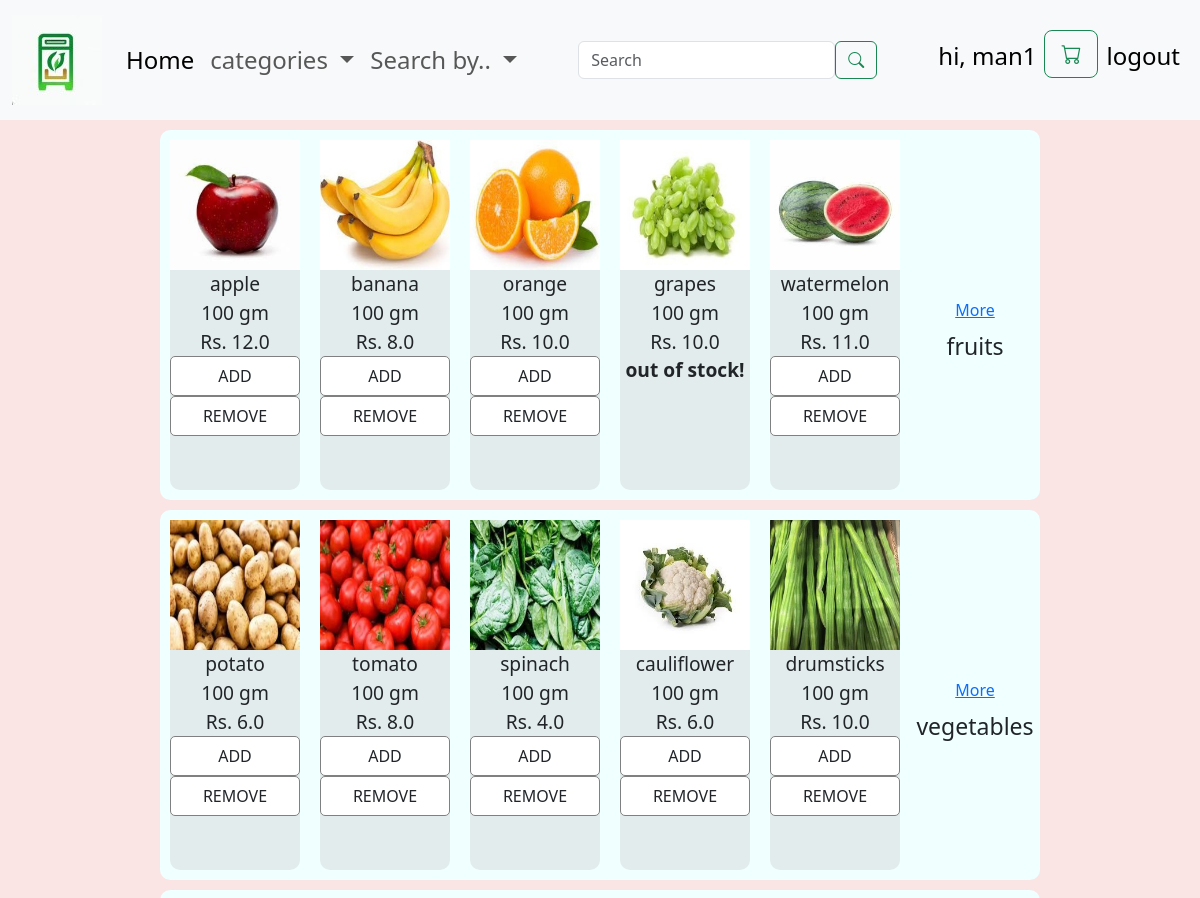
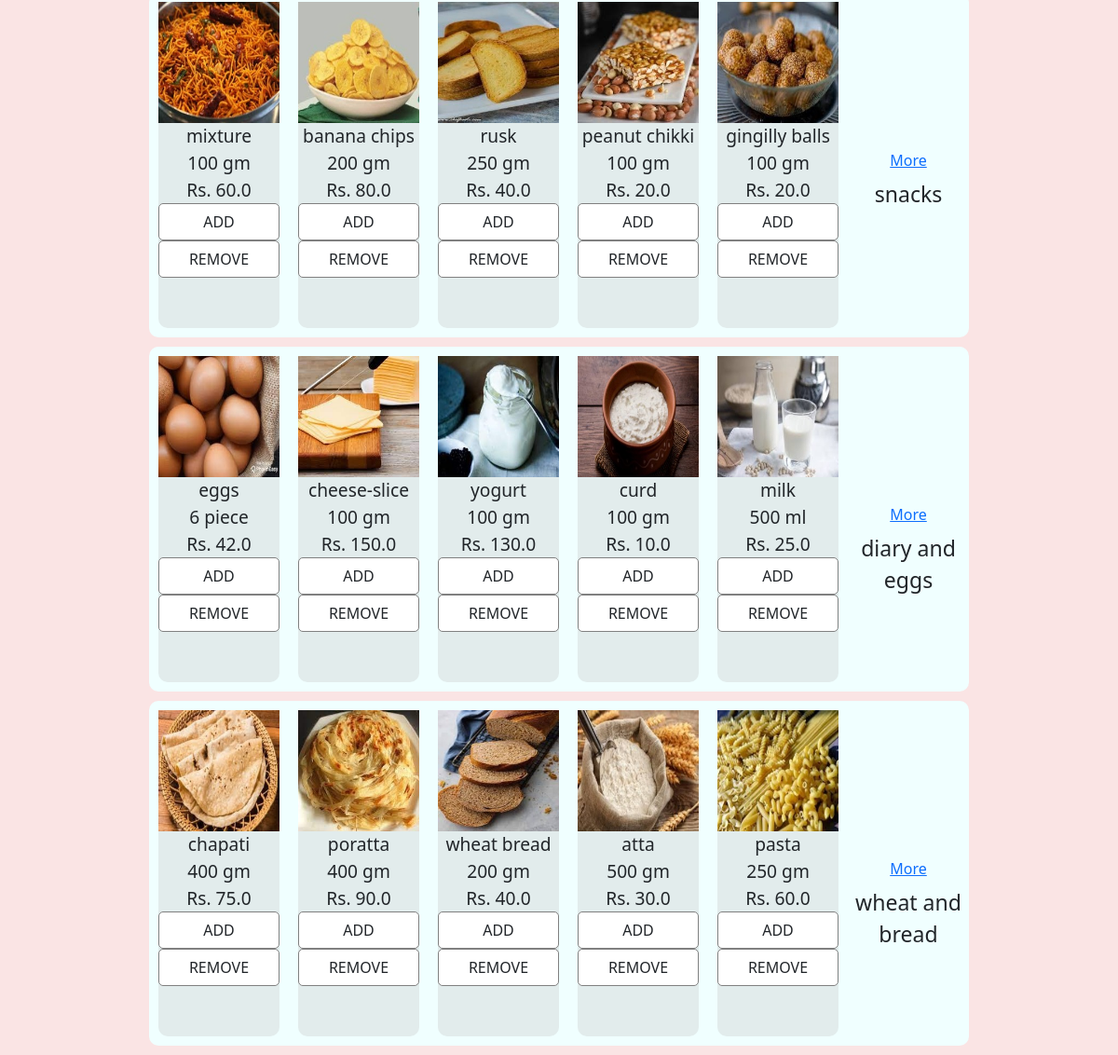
Screenshot of /home (signed in) with the database file from the repository (2 pictures, top to bottom).
### application/models.py (models this page shows, shortened)
class user(db.Model,UserMixin):
    id=db.Column(db.Integer(),primary_key=True)
    uname=db.Column(db.String(length=30),nullable=False,unique=True)
    pswdhash=db.Column(db.String(length=60),nullable=False)
    role=db.Column(db.String(length=10),nullable=False,default='User')
    cart = db.relationship('Cart', backref='user', lazy=True)
    @property
    def password(self):
        return self.password

class prod(db.Model):
    id=db.Column(db.Integer(),primary_key=True)
    catid = db.Column(db.Integer(), db.ForeignKey('cat.id',name='fkpc'), nullable=False)
    pname=db.Column(db.String(length=30),nullable=False,unique=True)
    price = db.Column(db.Float, nullable=False)
    unit=db.Column(db.String(length=15),nullable=False)
    qty=db.Column(db.Integer(),nullable=False,default=0)
    stock=db.Column(db.Integer(),nullable=False,default=20)
    sold=db.Column(db.Integer(),nullable=False)

class cat(db.Model):
    id=db.Column(db.Integer(),primary_key=True)
    cname=db.Column(db.String(length=30),nullable=False,unique=True)
    products = db.relationship('prod', backref='cat', lazy=True)

### application/controllers.py (the view)
@login_required
@app.route('/home')
def hp():
    cate=cat.query.all()
    c=5
    d={}
    for i in current_user.cart:
        d[i.Pid]=i.no
    return render_template('hp.html',cate=cate,c=c,d=d)

### application/models.py (called while the page is built)
@login_manager.user_loader
def load_user(user_id):
    return user.query.get(int(user_id))

### templates/hp.html (shortened to what this page needs)
{%extends 'base.html'%}
{%block content%}
<div class="blockcontent">
{% for i in cate %}
<div class="hpcatb">
<div class="hpcat">
    {%for j in i.products%}
    {%if loop.index <= 5%}
    <div class="prod">
    <div class="pic"><img src="{{ url_for('static', filename='images/prod/'+ j.pname+'.jpeg') }}" alt="product img"></div>
    <div class="name">{{j.pname}}</div>
    <div class="paq">
        {{j.qty}}
        {{j.unit}}
    </div>
    <div class="price">Rs. {{j.price}}</div>
    {%if j.stock>0%}
    <div class="atc">
        <div class="button1">
        <form action="{{ url_for('modifycart', prodid=j.id) }}" method="post">
            <button class="btn" type="submit" name="action" value="add">
                ADD
            </button>
        </form>
        </div>
        <div class="button2">
        <form action="{{ url_for('modifycart', prodid=j.id) }}" method="post">
            <button class="btn" type="submit" name="action" value="remove">
            REMOVE
        </button>
        </form>
        </div>
    </div>
    {%else%}
    <div class="oof"><strong>out of stock!</strong></div>
    {%endif%}
    </div>
    {%endif%}
    {%endfor%}
    <div class="end">
        <button class="btn more">
            {% set url_params = {'category': i.cname, 'price': None, 'expiry': None} %}
                    <a class="fromddi" href="{{ url_for('fsearch', **url_params) }}">
                      More
                    </a>
        </button>
        <div class="cn">{{i.cname}}</div>
    </div>
</div>
</div>
{%endfor%}
</div>
{%endblock%}

### templates/base.html (shortened to what this page needs)
<!doctype html>
<html lang="en">
   <head>
      <link href="https://cdn.jsdelivr.net/npm/bootstrap@5.3.1/dist/css/bootstrap.min.css" rel="stylesheet">
      <link href="https://cdn.jsdelivr.net/npm/bootstrap-icons@1.10.5/font/bootstrap-icons.min.css" rel="stylesheet">
      <link rel="stylesheet" href="static/css/hp.css">
      <link rel="stylesheet" href="static/css/fs.css">
      <link rel="stylesheet" href="static/css/base.css">
      <link rel="stylesheet" href="static/css/cart.css">
   </head>
   <body>
      <nav class="navbar navbar-expand-md bg-body-tertiary">
        <div class="container-fluid">
          <a class="navbar-brand" href="#"><img src="{{ url_for('static', filename='images/logo/small.jpg') }}" alt="logo"> </a>
          <div class="collapse navbar-collapse" id="navbarSupportedContent">
            <ul class="navbar-nav mb-2 mb-lg-0">
              <li class="nav-item">
                <a class="nav-link active" aria-current="page" href="{{url_for('hp')}}">Home</a>
              </li>
              <li class="nav-item dropdown">
                <a class="nav-link dropdown-toggle" href="#" role="button" data-bs-toggle="dropdown" aria-expanded="false">
                    categories
                </a>
              </li>
              <li class="nav-item dropdown">
                <a class="nav-link dropdown-toggle" href="#" role="button" data-bs-toggle="dropdown" aria-expanded="false">
                  Search by..
                </a>
              </li>
            </ul>
            <ul class="navbar-nav mx-auto">
              <li class="nav-item">
                  <form class="d-flex" role="search" action="/fsearch" method="GET">
                      <input class="form-control" style="max-width: 700px;" type="search" name="search" placeholder="Search" aria-label="Search">
                      <button class="btn btn-outline-success" type="submit">
                          <i class="bi bi-search"></i>
                      </button>
                  </form>
              </li>
             </ul>
            <ul class="navbar-nav mb-2 navright">
            <li class="nav-item ">
              <a class="nav-link active custom-link" aria-current="page" href="#">hi, {{current_user.uname}}</a>
            </li>
            <li class="nav-item">
            <a href="{{ url_for('cart') }}" class="btn btn-outline-success btn-lg">
            <i class="bi bi-cart bi-lg"></i>
            </a>
            </li>
            <li class="nav-item ">
                <a class="nav-link active custom-link" aria-current="page" href="{{ url_for('logout') }}">logout</a>
            </li>
          </ul>
          </div>
        </div>
      </nav>
            {%block content%}
            {% endblock %}
   </body>
</html>

### static/css/hp.css (style rules this page uses)
.blockcontent { margin-top: 60px; }
.hpcatb { margin-left: 150px; margin-right: 150px; }
.hpcat { background-color: azure; display: flex; margin: 10px; border-radius: 10px; font-size:larger; }
.hpcat .prod { border: 3px solid grey; text-align: center; border: 0px solid black; border-radius:10px; width: 400px; height: 350px; margin: 10px; background-color: rgb(226, 236, 236); }
.hpcat .pic img { max-width: 100%; }
.hpcat .pic { align-self: flex-start; }
.end { text-align: center; height: 350px; width: 400px; font-size: larger; font-weight: 100; padding-top: 160px; padding-bottom: 160px; }
.hpcat .prod .atc { display: flex; flex-wrap: wrap; }
.hpcat .prod .atc .button1,.button2,.qty { border: 1px solid grey; background-color: rgb(255, 255, 255); flex-grow: 1; flex-basis: 0; border-radius: 5px; }
.hpcat button { width: 100%; }

### static/css/fs.css (style rules this page uses)
.fscont .prod .atc .button1,.button2,.qty { border: 1px solid grey; background-color: rgb(255, 255, 255); flex-grow: 1; border-radius: 5px; }

### static/css/base.css (style rules this page uses)
.navbar { position: fixed; top: 0; left: 0; width: 100%; padding: 10px 0; z-index: 9999; }
.nav-item { font-size:x-large; }
html { scroll-behavior: smooth; }

### templates/base.html (style rules this page uses)
body { background-color: rgb(250, 228, 228); }

### rows the page displays
user: uname "man1"
cat: cname "fruits"
prod: pname (picture), pname "apple", qty "100", unit "gm", price "12.0"
prod: pname (picture), pname "banana", qty "100", unit "gm", price "8.0"
prod: pname (picture), pname "orange", qty "100", unit "gm", price "10.0"
prod: pname (picture), pname "grapes", qty "100", unit "gm", price "10.0", stock "out of stock!"
prod: pname (picture), pname "watermelon", qty "100", unit "gm", price "11.0"
cat: cname "vegetables"
prod: pname (picture), pname "potato", qty "100", unit "gm", price "6.0"
prod: pname (picture), pname "tomato", qty "100", unit "gm", price "8.0"
prod: pname (picture), pname "spinach", qty "100", unit "gm", price "4.0"
prod: pname (picture), pname "cauliflower", qty "100", unit "gm", price "6.0"
prod: pname (picture), pname "drumsticks", qty "100", unit "gm", price "10.0"
cat: cname "snacks"
prod: pname (picture), pname "mixture", qty "100", unit "gm", price "60.0"
prod: pname (picture), pname "banana chips", qty "200", unit "gm", price "80.0"
prod: pname (picture), pname "rusk", qty "250", unit "gm", price "40.0"
prod: pname (picture), pname "peanut chikki", qty "100", unit "gm", price "20.0"
prod: pname (picture), pname "gingilly balls", qty "100", unit "gm", price "20.0"
cat: cname "diary and eggs"
prod: pname (picture), pname "eggs", qty "6", unit "piece", price "42.0"
prod: pname (picture), pname "cheese-slice", qty "100", unit "gm", price "150.0"
prod: pname (picture), pname "yogurt", qty "100", unit "gm", price "130.0"
prod: pname (picture), pname "curd", qty "100", unit "gm", price "10.0"
prod: pname (picture), pname "milk", qty "500", unit "ml", price "25.0"
cat: cname "wheat and bread"
prod: pname (picture), pname "chapati", qty "400", unit "gm", price "75.0"
prod: pname (picture), pname "poratta", qty "400", unit "gm", price "90.0"
prod: pname (picture), pname "wheat bread", qty "200", unit "gm", price "40.0"
prod: pname (picture), pname "atta", qty "500", unit "gm", price "30.0"
prod: pname (picture), pname "pasta", qty "250", unit "gm", price "60.0"
